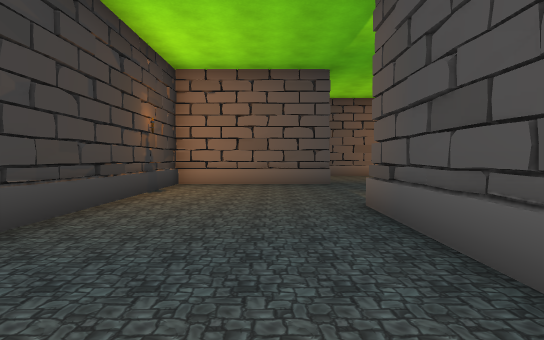
view 1 (above)

24 first-person views from a walk through a Unity game level. The camera is 1.3 m above the floor, tilts 2° down and sees 80° across. The floor is counted in squares, 2 m on a side. Each view is taken from the middle of a square. On the plan, view 1 faces up. The plan holds only what a view shows up to about 10 squares ahead; the rest is blank. The place goes on beyond the plan. The player is left out.

view 2
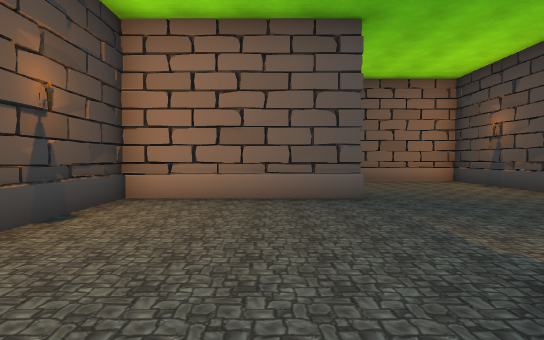

view 3
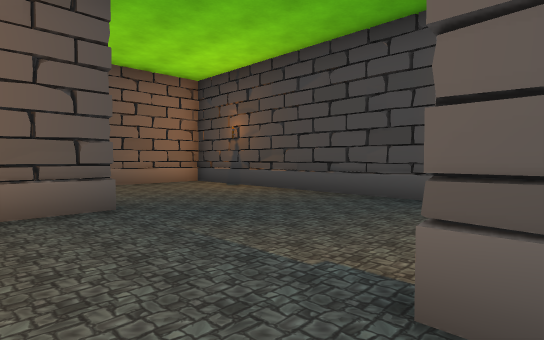

view 4
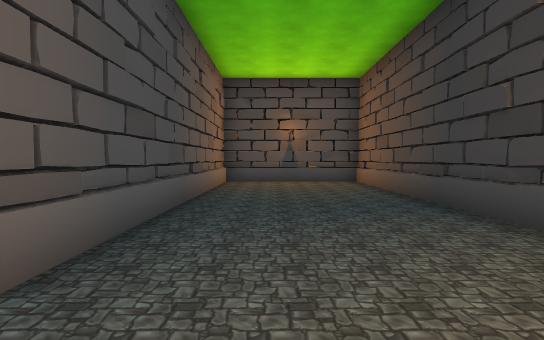

view 5
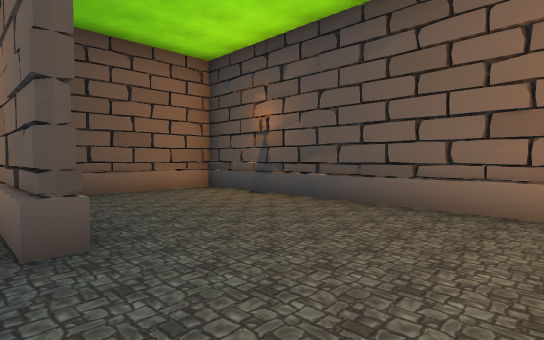

view 6
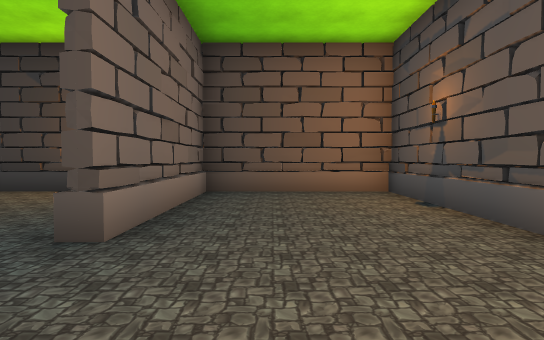

view 7
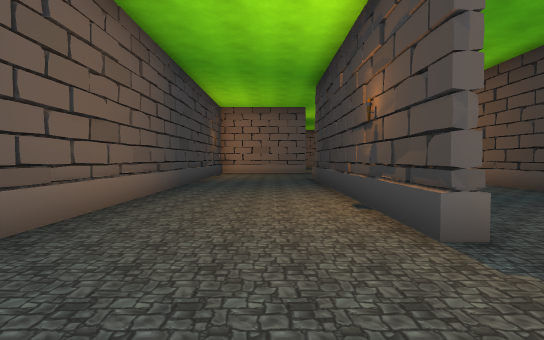

view 8
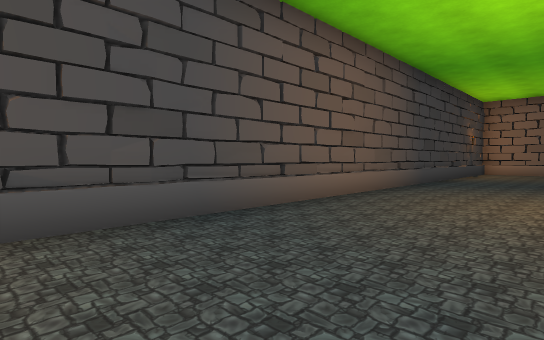

view 9
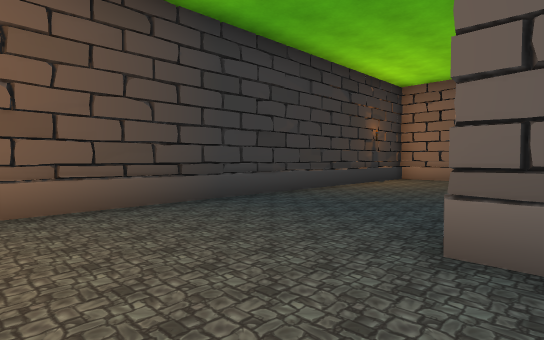

view 10
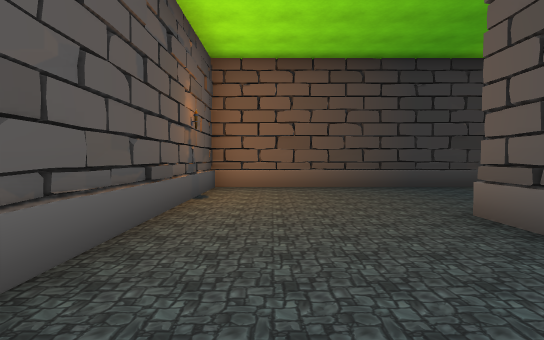

view 11
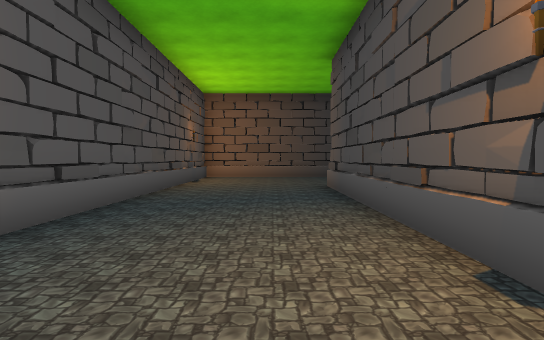

view 12
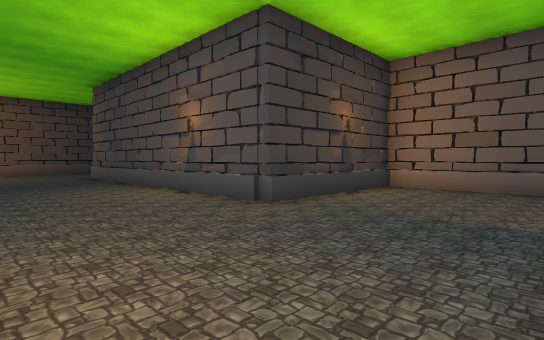

view 13
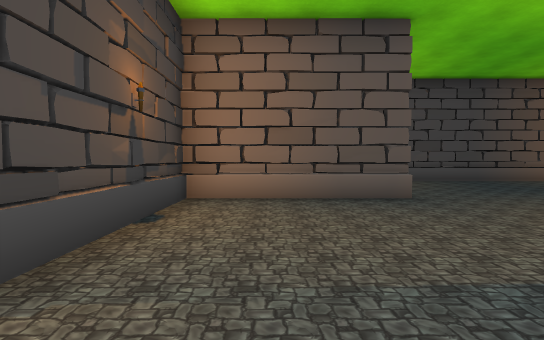

view 14
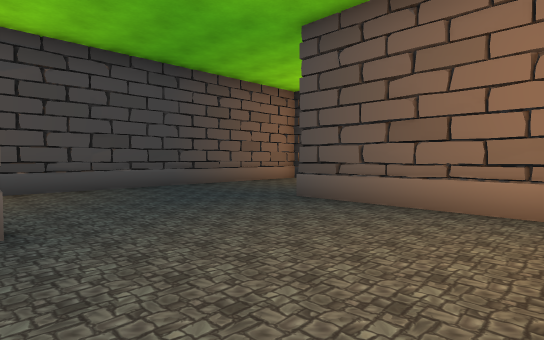

view 15
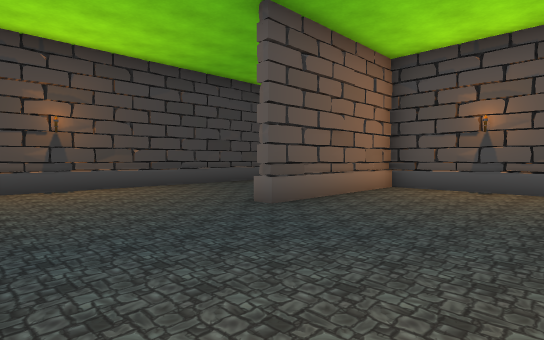

view 16
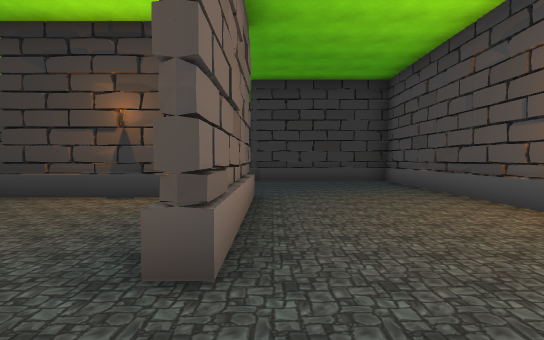

view 17
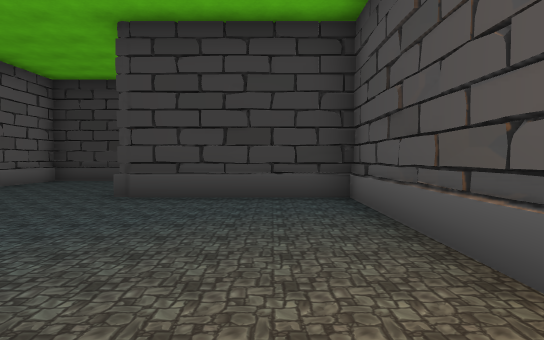

view 18
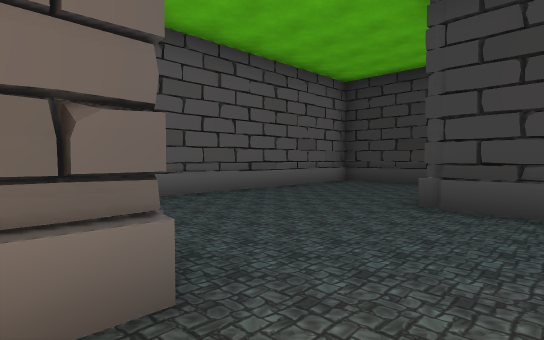

view 19
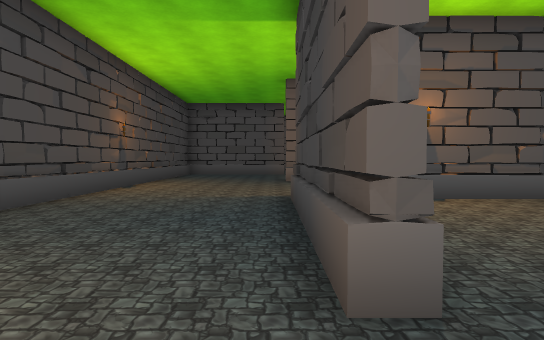

view 20
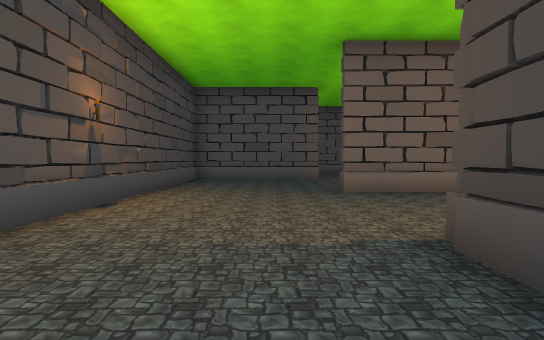

view 21
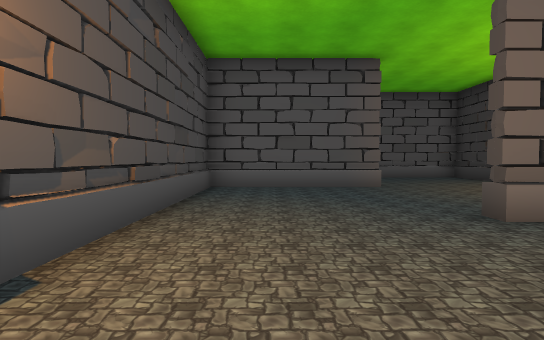

view 22
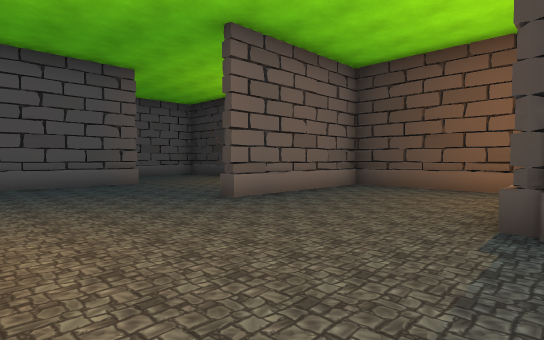

view 23
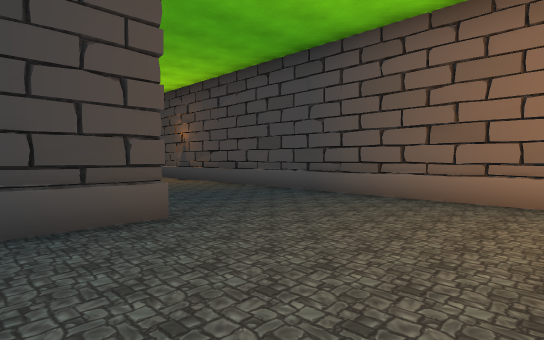

view 24
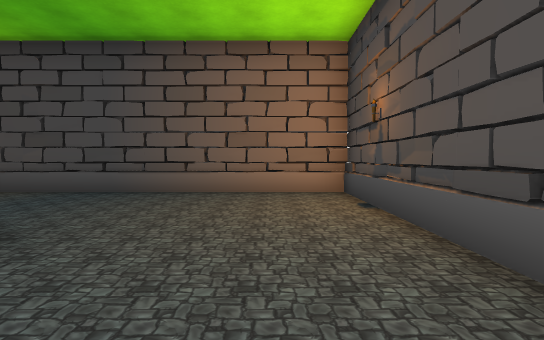

### Floor plan
Points are (right, up) in squares from view 1. A wall is a line through its corners. A room is listed if a view was taken in it or the views show most of it. See-through windows are left out.
Room 1 (views 1, 2, 3, 4, 5, 6, 7, 8)
walls: (5.2, 5.4) (5.2, 12.4) (-2.5, 12.4) (-2.5, 8.6) (1.5, 8.6) (1.5, 8.3) (-2.5, 8.3) (-2.5, -3.2) (1.4, -3.2) (1.4, 4.6) (1.7, 4.6); (2.9, 12.7) (2.8, 12.3)
ways out: opening at (3.5, 4.5)
Room 2 (views 9, 10, 11, 12, 13, 14, 15, 16, 17, 18, 19, 20, 21, 22, 23, 24)
walls: (21.5, 4.7) (25.4, 4.7) (25.4, 8.6) (25.6, 8.6) (25.6, 4.4); (17.2, 8.6) (21.3, 8.6) (21.3, 8.3) (17.5, 8.3) (17.5, 4.4) (9.2, 4.4); (21.6, 4.1) (21.6, 0.6) (25.6, 0.6) (25.6, 0.3); (22.4, 4.5) (22.9, 4.5); (23.5, 4.5) (24, 4.4); (21.6, -5.2) (21.6, -6); (25.5, -3.5) (29.5, -3.5) (29.5, 12.4) (13.5, 12.4) (13.5, 9.5); (7.1, 12.4) (6.1, 12.4); (5.5, 11.8) (5.5, 0.6) (14.4, 0.6)
ways out: opening at (15.5, 9.5) to room 3
Room 3 (no view inside)
walls: (13.5, 9.5) (13.5, 8.3); (9.5, 7.1) (9.5, 4.7) (15.5, 4.7)
ways out: opening at (15.5, 9.5) to room 2

Where each view was taken, in squares from view 1:
view 1: 0 up, 0 right, facing up
view 2: 3 up, 0 right, facing up
view 3: 4 up, 0 right, facing up-right
view 4: 6 up, 0 right, facing down
view 5: 8 up, 4 right, facing up-left
view 6: 10 up, 4 right, facing left
view 7: 7 up, 3 right, facing down
view 8: 8 up, 2 right, facing down-right
view 9: 2 up, 10 right, facing up-left
view 10: 2 up, 13 right, facing left
view 11: 3 up, 17 right, facing left
view 12: 1 up, 21 right, facing up-left
view 13: 3 up, 19 right, facing up
view 14: 5 up, 21 right, facing up-right
view 15: 12 up, 22 right, facing down-right
view 16: 9 up, 23 right, facing left
view 17: 11 up, 19 right, facing left
view 18: 10 up, 18 right, facing down-left
view 19: 10 up, 26 right, facing down
view 20: 7 up, 27 right, facing down
view 21: 4 up, 28 right, facing down
view 22: 5 up, 29 right, facing down-left
view 23: 7 up, 29 right, facing up-left
view 24: 6 up, 28 right, facing up
